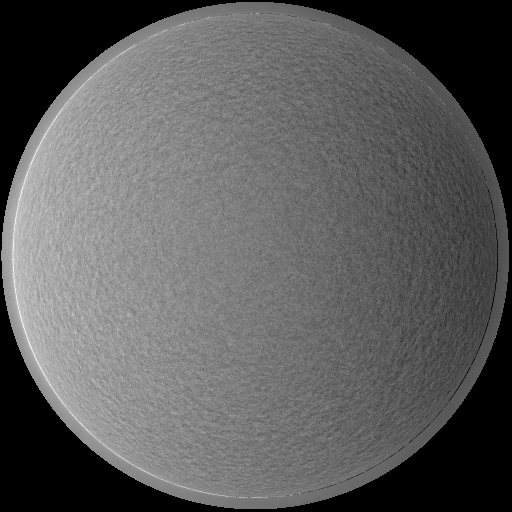
#> input picture data/examples/hmi.v_45s.20200101_000000_TAI.2.Dopplergram.fits, 512 x 512 px, given as the content of the folder data/raw/hmi.v_45s.res512_cadence45s, which was not available
$ python process_fits.py
#> lines starting #> are read from the running program, lines starting #| are printed output that depends on the picture; after the words box and inside, x2 and y2 are one past the last pixel; in counts of white or black regions, pixels touching at a corner belong together; pictures that were not available may be replaced by others from this repository, and a replacement may not be noted
### src/heliosynth/processing/imaging.py
import numpy as np
from PIL import Image
from matplotlib import colormaps


def detrend_disk_surface(data: np.ndarray, disk_mask: np.ndarray, order: int = 2) -> np.ndarray:
    """
    Fits and subtracts a 2D polynomial surface (the trend) from a disk.

    The polynomial surface is computed by fitting a 2D polynomial basis of
    degrees 1 through `order` using least-squares. The fitted surface is then
    evaluated across the entire array and subtracted from the original data.

    The resulting disk image has zero spatial moments through degree `order`.
    Specifically, let D denote the valid disk, let R(x, y) denote the detrended
    image, and let k = `order`. Then, for every i ∈ {0, 1, …, k},

    Σ_{(x, y) in D} { x^i y^{k-i} R(x, y) } = 0.
    """
    if order < 0:
        raise ValueError("order must be a positive integer")

    # Normalization
    yy, xx = np.mgrid[0:data.shape[0], 0:data.shape[1]]
    yy_n = (yy - data.shape[0] / 2) / (data.shape[0] / 2)
    xx_n = (xx - data.shape[1] / 2) / (data.shape[1] / 2)

    # Build 2D polynomial basis on all masked pixels (x, y): {x^n, x^n-1 * y^1, ..., y^n}
    # This is used to build the N_pixels by N_terms design matrix
    terms = [np.ones_like(xx_n[disk_mask])]
    for total_deg in range(1, order + 1):
        for i in range(total_deg + 1):
            terms.append((xx_n[disk_mask] ** (total_deg - i)) * (yy_n[disk_mask] ** i))
    a = np.stack(terms, axis=1)
    coeffs, *_ = np.linalg.lstsq(a, data[disk_mask], rcond=None)

    # Reconstruct the trend
    full_terms = [np.ones_like(xx_n)]
    for total_deg in range(1, order + 1):
        for i in range(total_deg + 1):
            full_terms.append((xx_n ** (total_deg - i)) * (yy_n ** i))
    trend = np.tensordot(coeffs, np.stack(full_terms, axis=0), axes=1)

    return data - trend


def render_dopplergram(
        velocity: np.ndarray,
        disk_mask: np.ndarray,
        v_min: float = -3000,
        v_max: float = 3000,
        out_size: int | None = None,
        colormap: str = 'RdBu_r',
) -> Image.Image:
    """
    Renders a (cleaned) velocity field as an RGBA image using a diverging
    colormap (red: toward observer, blue: away), transparent off-disk.

    The optional parameter `colormap` chooses a colormap from
    the Matplotlib colormap registry:
    https://matplotlib.org/stable/api/cm_api.html#matplotlib.cm._colormaps
    """
    normalized = np.clip((velocity - v_min) / (v_max - v_min), v_min, v_max)
    rgba = colormaps[colormap](normalized, bytes=True)
    rgba[~disk_mask] = [0, 0, 0, 0]

    img = Image.fromarray(rgba, 'RGBA')
    return img.resize([out_size, out_size]) if out_size is not None else img

### src/heliosynth/data_ingest/extraction.py
from pathlib import Path

import numpy as np
from PIL import Image
from astropy.io import fits
from astropy.time import Time, TimeDelta

from heliosynth.path_utils import fits_name_to_time
from heliosynth.processing.imaging import detrend_disk_surface, render_dopplergram
from heliosynth.time_utils import require_tai


# [53 lines left out: function extract_velocity_timeseries, not called in this run]


def get_fits_files(
        dataset_dir: Path,
        start_time: Time | None = None,
        end_time: Time | None = None
) -> list[Path]:
    """
    Gets a list of the FITS files directly under a directory.
    :param start_time: If given, only files at or after this time are processed.
    :param end_time: If given, only files at or before this time are processed.
    :param dataset_dir: Directory containing FITS files.
    """
    fits_files = sorted(dataset_dir.glob('*.fits'))

    if start_time is not None or end_time is not None:
        fits_files = [
            f for f in fits_files
            if (start_time is None or fits_name_to_time(f.name) >= start_time)
               and (end_time is None or fits_name_to_time(f.name) <= end_time)
        ]
    return fits_files


# [106 lines left out: functions _align_to_cadence, _read_velocity_sample, _clean_t_rec, read_dopplergram, extract_solar_image, not called in this run]


def get_disk_mask(velocity: np.ndarray) -> np.ndarray:
    """
    Returns a boolean on-disk mask of the Dopplergram image (velocity data) indicating
    where NaN/Inf values exist (due to being missing or off-disk).
    """
    return np.isfinite(velocity)

### src/heliosynth/path_utils.py
import re
from pathlib import Path
from typing import Literal

from astropy.time import Time

from heliosynth.time_utils import require_tai


# [7 lines left out: function time_to_jsoc_str, not called in this run]


def get_dataset_dir_name(resolution: int, cadence: int, product: str = 'hmi.v_45s') -> str:
    """
    Gets the path to the directory containing FITS files unique to the
    given parameters.

    :param resolution: Image resolution of the FITS file,
        i.e. width of the (square) image.
        The full resolution of an HMI image is 4096x4096,
        thus resolution = scale * 4096.
    :param cadence: Sampling cadence in seconds.
    :param product: JSOC dataset series name.

    Examples:

    >>> get_dataset_dir_name(512, 45)
    'hmi.v_45s.res512_cadence45s'
    >>> get_dataset_dir_name(4096, 90)
    'hmi.v_45s.res4096_cadence90s'
    """
    return f"{product}.res{resolution:g}_cadence{cadence}s"


# [33 lines left out: functions time_to_fits_str, get_fits_name, not called in this run]


def get_dataset_dir(data_dir: str | Path, resolution: int, cadence: int, product: str = 'hmi.v_45s') -> Path:
    """
    Gets the path to the directory containing FITS files unique to the
    given parameters. `data_dir` is the general directory containing
    this directory, such as 'data/raw' or 'data/processed/datasets'.
    """
    return Path(data_dir) / get_dataset_dir_name(resolution=resolution, cadence=cadence, product=product)


# [8 lines left out: function get_fits_path, not called in this run]


def fits_name_to_time(filename: str) -> Time:
    """
    Inverse of get_fits_name/time_to_fits_str: parses the observation time
    out of a standard JSOC-convention FITS filename, e.g.
    "hmi.v_45s.20200101_000000_TAI.2.Dopplergram.fits" -> Time for
    2020-01-01T00:00:00 TAI.
    :raises ValueError: if no "<YYYYMMDD>_<HHMMSS>_TAI" segment is found.
    """
    match = re.search(r'(\d{8})_(\d{6})_TAI', filename)
    if not match:
        raise ValueError(f"Could not find a JSOC-style timestamp in '{filename}'")
    date_part, time_part = match.groups()
    iso = (f"{date_part[0:4]}-{date_part[4:6]}-{date_part[6:8]}T"
           f"{time_part[0:2]}:{time_part[2:4]}:{time_part[4:6]}")
    return Time(iso, format='isot', scale='tai')


def disk_velocity_zarr_name(n_points: int):
    """
    Constructs a disk velocity zarr filename.
    n_points indicates the number of sample points from the disk.
    """
    return f"n{n_points}.zarr"


def disk_velocity_zarr_path(dataset_dir: Path, n_points: int) -> Path:
    """
    Constructs a disk velocity zarr path.
    n_points indicates the number of sample points from the disk.
    """
    return dataset_dir / 'timeseries' / disk_velocity_zarr_name(n_points)


def doppler_image_path(
        dataset_dir: Path,
        time: Time,
        detrend_order: int | None = None,
        colormap: str = 'RdBu_r',
        format: Literal['webp', 'png', 'jpg'] = 'webp'
) -> Path:
    """
    Constructs a Doppler image path unique to the timestamp, colormap, and file format.
    Path is identified by dataset_dir / colormap / detrend_order / image_file
    (the detrend_order directory is named 'raw').
    """
    require_tai(time)
    order_name = f"{detrend_order}" if detrend_order is not None else 'raw'
    return dataset_dir / 'images' / colormap / order_name / f"{time.strftime('%Y%m%d_%H%M%S')}.{format}"

### src/heliosynth/time_utils.py
from astropy.time import Time


def require_tai(t: Time) -> None:
    """
    Asserts that a Time is in the TAI scale.
    TAI is made standard throughout this project for consistency and
    its convenience with scientific code.
    :raises ValueError: if t.scale != 'tai'.
    """
    if t.scale != 'tai':
        raise ValueError(f'Time scale must be "tai", got "{t.scale}"')

### src/heliosynth/data_ingest/storage.py
from pathlib import Path

import numpy as np
import zarr
from astropy.time import Time, TimeDelta
from zarr.codecs import BloscCodec

from heliosynth.time_utils import require_tai


# [27 lines left out: functions save_timeseries_npz, load_timeseries_npz, not called in this run]


def save_disk_velocity_zarr(
        path: Path,
        times: Time,
        velocities: np.ndarray,
        sample_points: np.ndarray,
        im_width: int,
        time_chunk: int = 1024,
) -> None:
    """
    Appends a batch of (times, velocities) to a zarr store of multipoint
    velocity samples, keyed by a fixed sample-point layout.

    Stores timestamps as jd1 and jd2 values.

    :param path: Zarr store directory (created if it doesn't exist).
    :param times: Per-frame observation times for this batch, TAI scale.
    :param velocities: (len(times), n_points) array; NaN where extraction
        failed for a given (time, point).
    :param sample_points: (n_points, 2) array of (x, y) centered-coordinate
        sample locations, as returned by construct_vogel_spiral -- stored
        BEFORE the row/col image-coordinate conversion, so it's reusable
        regardless of image orientation convention.
    :param im_width: Pixel width of the square image sample_points were
        computed against (needed to reinterpret them later).
    :param time_chunk: Size of each chunk by time.
    :raises ValueError: if times/velocities lengths mismatch, or an
        existing store's sample layout doesn't match this batch's --
        appending mismatched layouts would silently misalign columns.
    """
    require_tai(times)
    if len(times) != velocities.shape[0]:
        raise ValueError(f"times ({len(times)}) and velocities rows ({velocities.shape[0]}) mismatch")
    if time_chunk < 1:
        raise ValueError(f"time_chunk ({time_chunk}) must be >= 1")

    root = zarr.open_group(str(path), mode='a', zarr_format=3)
    n_points = velocities.shape[1]

    if 'velocities' in root:
        existing_points = np.asarray(root['sample_points'][:])
        if root.attrs['im_width'] != im_width or not np.array_equal(existing_points, sample_points):
            raise ValueError(
                f"Sample layout mismatch at {path}: existing store was built "
                f"with a different sample_points/im_width. Appending would "
                f"silently misalign columns -- use a separate store path for "
                f"a different sampling configuration."
            )
        vel_arr, jd1_arr, jd2_arr = root['velocities'], root['t_jd1'], root['t_jd2']
        n_old = vel_arr.shape[0]
        vel_arr.resize((n_old + len(times), n_points))
        vel_arr[n_old:] = velocities
        jd1_arr.resize((n_old + len(times),))
        jd1_arr[n_old:] = times.jd1
        jd2_arr.resize((n_old + len(times),))
        jd2_arr[n_old:] = times.jd2
    else:
        compressors = BloscCodec(cname='zstd', clevel=5, shuffle='shuffle')
        vel_arr = root.create_array(
            'velocities',
            shape=velocities.shape,
            chunks=(time_chunk, n_points),
            dtype='f4',
            compressors=compressors,
        )
        vel_arr[:] = velocities
        for name, data in [('t_jd1', times.jd1), ('t_jd2', times.jd2)]:
            arr = root.create_array(
                name,
                shape=(len(times),),
                chunks=(time_chunk,),
                dtype='f8',
                compressors=compressors
            )
            arr[:] = data
        root.create_array(
            'sample_points',
            chunks=sample_points.shape,
            data=sample_points,
            compressors=compressors,
        )
        root.attrs['im_width'] = im_width
        root.attrs['scale'] = times.scale

### src/heliosynth/sampling/vogel.py
import numpy as np

from heliosynth.constants import GOLDEN_ANGLE


def construct_vogel_spiral(
    n_points: int,
    radius: float,
    center: tuple[float, float] = (0, 0),
    snap_to_nearest_integer: bool = False,
    include_center: bool = True,
) -> np.ndarray:
    """
    Vogel's spiral is a discretization of a Fermat spiral defined by

        rᵢ = R√(i/N),   θᵢ = iγ

    where γ = π(3 − √5) is the golden angle, and i ∈ {1, …, N}.

    Vogel's spiral has the property that it is asymptotically uniformly dense.
    Since γ is irrational, α = γ/(2π) is irrational. By Weyl's
    Equidistribution Theorem, the fractional parts of the sequence {nα},
    for all nonzero integers n, are uniformly distributed modulo 1.
    Thus, the angular coordinate is uniformly dense in [0, 2π).

    By definition of rᵢ,

        πrᵢ² = πR²(i/N),

    so the density is uniform with respect to area over the disk.

    A uniformly dense surface is not necessarily optimally spaced, but for
    our use cases it is sufficient.

    :param n_points: Number of points to return.
    :param radius: Radius of the spiral.
    :param center: Coordinates of the center of the spiral.
    :param snap_to_nearest_integer: Whether to round points to integer values.
    :param include_center: If True, the spiral is constructed using
        `n_points - 1` spiral points with indices i ∈ {1, …, N − 1}, and
        the center is prepended so that the returned array contains
        `n_points`.
    :return: Positions of the N points on the Cartesian plane.
        If `snap_to_nearest_integer` is True, the returned array has dtype
        `int`.
    """
    if n_points < 0:
        raise ValueError("n_points cannot be negative.")
    if include_center:
        n_points -= 1
    if n_points == 0:
        return np.empty((0, 2), dtype=np.float64)

    cx, cy = center
    i = np.arange(1, n_points + 1)
    r = radius * np.sqrt(i / n_points)
    theta = i * GOLDEN_ANGLE
    points = np.column_stack([cx + r * np.cos(theta), cy + r * np.sin(theta)])

    if include_center:
        points = np.vstack(([cx, cy], points))
    if snap_to_nearest_integer:
        points = np.rint(points).astype(np.int32)
    return points

### scripts/process_fits.py
"""
Handles processing and caching of FITS files for quick random access
in the main app.

Only processes the FITS files from the raw data directory.
This should be executed after downloading new data.
"""
import json
import logging

import numpy as np
from astropy.io import fits
from astropy.time import Time

from heliosynth.constants import V_MIN, V_MAX, DEFAULT_DISK_RADIUS_FRACTION
from heliosynth.data_ingest.extraction import get_fits_files, get_disk_mask
from heliosynth.data_ingest.storage import save_disk_velocity_zarr
from heliosynth.path_utils import get_dataset_dir, fits_name_to_time, disk_velocity_zarr_path, doppler_image_path
from heliosynth.paths import RAW_DATA_DIR, DATASETS_DATA_DIR
from heliosynth.processing.imaging import detrend_disk_surface, render_dopplergram
from heliosynth.sampling.vogel import construct_vogel_spiral

logger = logging.getLogger(__name__)


def main():
    # Processing parameters
    scale = 0.125
    res = round(scale * 4096)
    cadence = 45
    start_time = Time('2020-01-01 00:00:00', scale='tai')
    end_time = Time('2020-01-01 00:10:00', scale='tai')
    n_points = 4000
    colormaps = ['RdBu_r', 'plasma']
    detrend_orders = [0, 2]

    raw_dataset_dir = get_dataset_dir(RAW_DATA_DIR, res, cadence)
    dataset_dir = get_dataset_dir(DATASETS_DATA_DIR, res, cadence)
    fits_files = get_fits_files(raw_dataset_dir, start_time, end_time)
    solar_radius = res / 2

    sample_points = construct_vogel_spiral(
        n_points=n_points,
        radius=solar_radius * DEFAULT_DISK_RADIUS_FRACTION,
        snap_to_nearest_integer=True,
        include_center=True
    )

    # (x, y) centered coordinate system -> (row, col) image coordinate system
    sample_pixels = np.column_stack((
        res // 2 - sample_points[:, 1],  # row
        res // 2 + sample_points[:, 0],  # col
    ))
    sample_pixels = np.clip(sample_pixels, 0, res - 1)
    rows, cols = sample_pixels[:, 0], sample_pixels[:, 1]

    velocity_rows, t_recs = [], []

    for t, fits_file in enumerate(fits_files):
        try:
            with fits.open(fits_file) as hdul:
                # Dopplergram image
#> hdul = 2 items
                im = hdul[1].data
#> im is the input picture: shape (512, 512) float32; 22.76% of the values are NaN or infinite; the others: min -1707, max 6722, mean 2270.2
        except (OSError, IOError, IndexError) as e:
            logger.warning("Skipping %s: %s", fits_file.name, e)
            continue

        t_rec = fits_name_to_time(fits_file.name)
        t_recs.append(t_rec)
        velocity_rows.append(im[rows, cols])

        for detrend_order in detrend_orders:
            disk_mask = get_disk_mask(im)
            im_detrended = detrend_disk_surface(im, disk_mask, detrend_order)

            for cmap in colormaps:
                rendered = render_dopplergram(im_detrended, disk_mask,
                    V_MIN[detrend_order], V_MAX[detrend_order],
                    out_size=res, colormap=cmap)

                im_path = doppler_image_path(dataset_dir, t_rec, detrend_order, cmap, 'webp')
                im_path.parent.mkdir(parents=True, exist_ok=True)
                rendered.save(im_path, format='WEBP')
#> this loop made 2 passes
#> coeffs in detrend_disk_surface on passes 1 to 2: [2270.2], [2250.2, -1881.3, 103.4, 77.89, 21.18, -33.58]
#> pass 1, in main, `disk_mask = get_disk_mask(im)`:
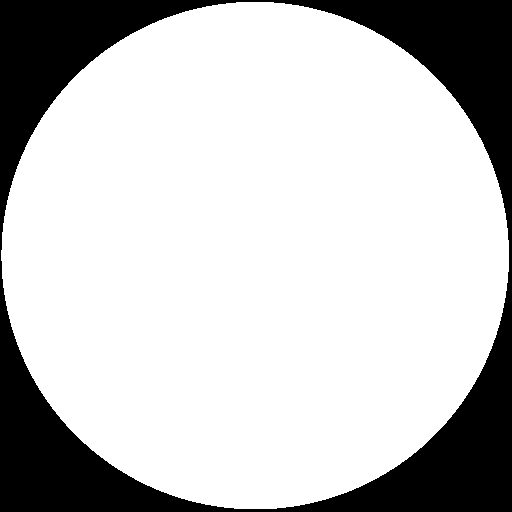
#> disk_mask: shape (512, 512) bool; 77.2% white; 1 black region, box (x1, y1, x2, y2) and area: (0, 0, 512, 512) 59651
#> after the loop:
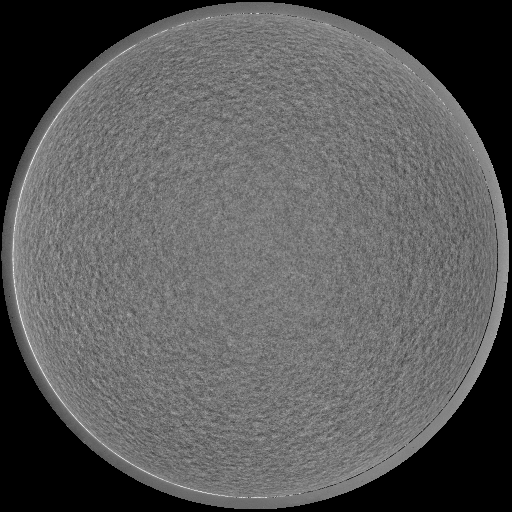
#> im_detrended: shape (512, 512) float64; 22.76% of the values are NaN or infinite; the others: min -2422.4, max 2797.1, mean 2.43e-12; drawn with min black, max white, NaN and infinite black
#> after the loop:
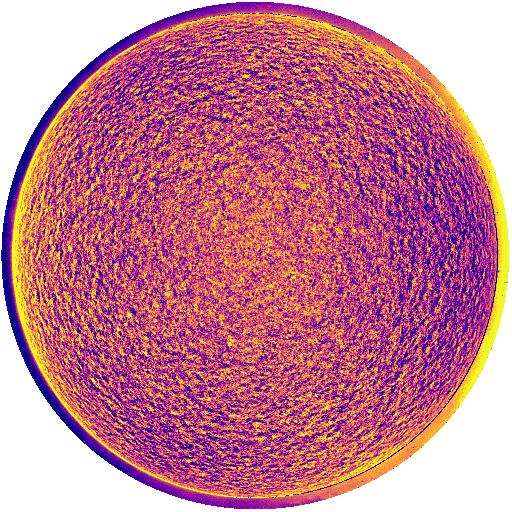
#> rendered: PIL image 512x512 RGBA; mean R, G, B, A 141.1, 63.7, 86.4, 197; transparent parts drawn white

    if not velocity_rows:
        raise ValueError(f"No valid samples found in {fits_files!r}")

    velocity_series = np.array(velocity_rows, dtype=np.float32)
    times = Time(t_recs, scale='tai')

    zarr_path = disk_velocity_zarr_path(dataset_dir, n_points)
    save_disk_velocity_zarr(zarr_path, times, velocity_series, sample_points, res)
#> (the call stopped at in save_disk_velocity_zarr, `root = zarr.open_group(str(path), mode='a', zarr_format=3)`: zarr is not available in this run)
    logger.debug("Saved %d frames x %d points to %s", *velocity_series.shape, zarr_path)

    # Save metadata
    data = {
        "width": res,
        "height": res,
        "cadence": cadence,
        "images": {
            "colormaps": colormaps,
            "detrend_orders": detrend_orders,
        },
        "timeseries": {
            "samples": [n_points],
        },
    }
    with open(dataset_dir / 'metadata.json', 'w') as f:
        json.dump(data, f, indent=4)


if __name__ == "__main__":
    main()
